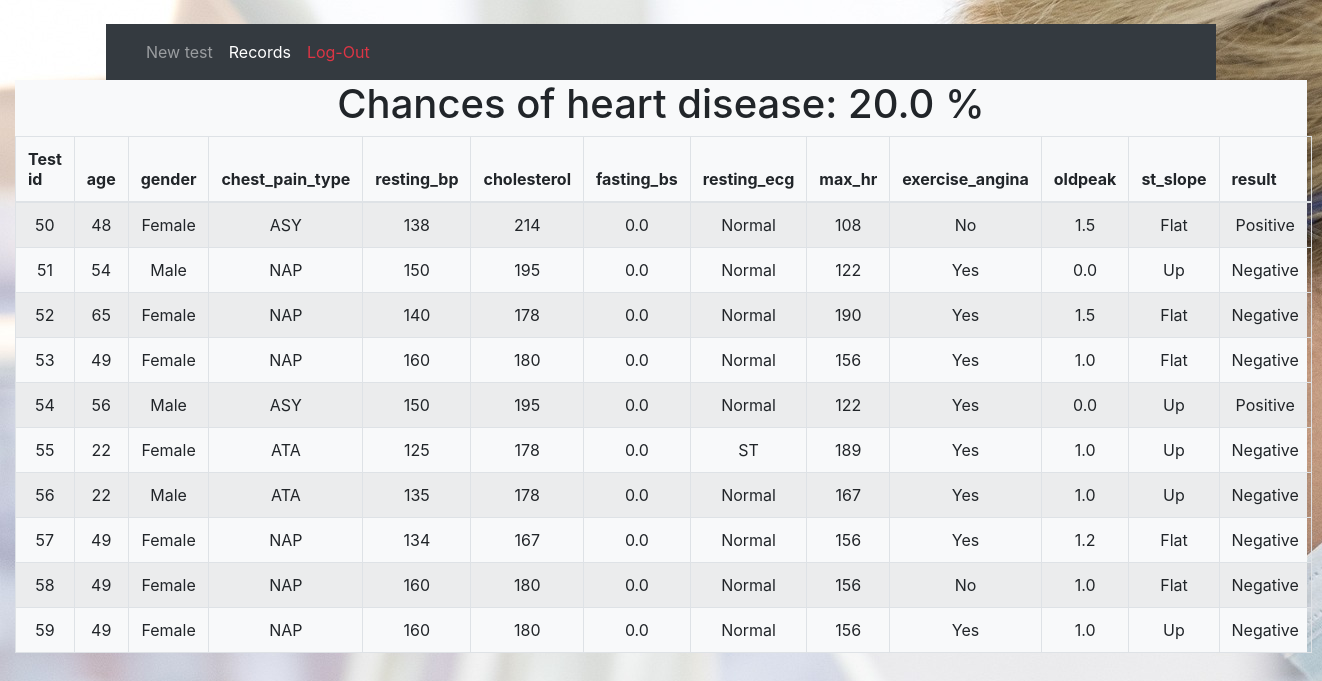
Page /useraccount?opt=records (signed in) on the committed database.
### models.py (models this page shows)
class Test(Base):
    __tablename__ = 'tests'
    id = Column(Integer, primary_key=True)
    user_id = Column(Integer, nullable=False)
    age = Column(Integer, nullable=False)
    gender = Column(String(10), nullable=False)
    chest_pain_type = Column(String(50), nullable=False)
    resting_bp = Column(Integer, nullable=False)
    cholesterol = Column(Integer, nullable=False)
    fasting_bs = Column(String(10), nullable=False)
    resting_ecg = Column(Integer, nullable=False)
    max_hr = Column(Integer, nullable=False)
    exercise_angina = Column(String(10), nullable=False)
    oldpeak = Column(Float, nullable=False)
    st_slope = Column(String(50), nullable=False)
    result = Column(Integer, nullable=False)
    created_at = Column(DateTime, nullable=True)
    def __repr__(self):
        return f'<Test(user_id={self.user_id}, age={self.age}, gender={self.gender}, result={self.result})>'

### app.py (the view)
@app.route('/useraccount')
def useraccount():
    if session['User'] is None:
        return redirect('/')
    opt = 'new_test'
    records = []
    ratio = 0
    if request.args.get('opt') == 'records' :
        opt = 'records'
        db_session = DbSession()
        user = db_session.query(User).filter(User.phone == session['User']).first()
        user_id = user.id
        res = db_session.commit()
        print(res)# Close the session
        records =  db_session.query(Test).filter(Test.user_id == user_id).all()
        print(records)
        totaltest = len(records)
        positive = len(db_session.query(Test).filter(Test.user_id == user_id).filter(Test.result == 1).all())
        db_session.close()
        if totaltest == 0:
            ratio = 0
        else:
            ratio = (positive/totaltest)*100;
    return render_template('account.html',active=opt, records = records, ratio = ratio)

### templates/account.html (shortened to what this page needs)
<html>
<head>
    <link rel="stylesheet" href="https://stackpath.bootstrapcdn.com/bootstrap/4.4.1/css/bootstrap.min.css">
</head>
<body background="static/doctor-563429_1920.jpg">
<div class="container">
	<nav class="navbar navbar-expand-lg navbar navbar-dark bg-dark">
	  <div class="collapse navbar-collapse" id="navbarTogglerDemo02">
		<ul class="navbar-nav mr-auto mt-2 mt-lg-0">
		  <li class="nav-item {%if active== 'new_test'%} active{%endif%}">
			<a class="nav-link" href="?opt=new_test">New test</span></a>
		  </li>
		  <li class="nav-item {%if active== 'records'%} active{%endif%}">
			<a class="nav-link" href="?opt=records">Records</span></a>
		  </li>
		  <li class="nav-item">
			<a class="nav-link text-danger" href="/logout">Log-Out</a>
		  </li>
		</ul>
	  </div>
	</nav>
</div>
	{%if active== 'records'%}
	<div class="container-fluid">
	<div class="table-scrol bg-light">
		 <h1 align="center">Chances of heart disease: {{ratio}} %</h1>
			<table class="table table-bordered table-hover table-striped" >
				<thead>
				<tr>
					<th>Test id</th>
					<th>age</th>
					<th>gender</th>
					<th>chest_pain_type</th>
					<th>resting_bp</th>
					<th>cholesterol</th>
					<th>fasting_bs</th>
					<th>resting_ecg</th>
					<th>max_hr</th>
					<th>exercise_angina</th>
					<th>oldpeak</th>
					<th>st_slope</th>
					<th>result</th>
				</tr>
				</thead>
				{%for record in records%}
				<tr>
					<td align="center">{{record.id}}</td>
					<td align="center">{{record.age}}</td>
					<td align="center">{{record.gender}}</td>
					<td align="center">{{record.chest_pain_type}}</td>
					<td align="center">{{record.resting_bp}}</td>
					<td align="center">{{record.cholesterol}}</td>
					<td align="center">{{record.fasting_bs}}</td>
					<td align="center">{{record.resting_ecg}}</td>
					<td align="center">{{record.max_hr}}</td>
					<td align="center">{{record.exercise_angina}}</td>
					<td align="center">{{record.oldpeak}}</td>
					<td align="center">{{record.st_slope}}</td>
					<td align="center">{% if record.result == 1 %} Positive {%else %} Negative {%endif%}</td>
				</tr>
				{%endfor%}
			</table>
	</div>
</div>
	{%endif%}
</body>
</html>

### rows in the picture
Test: id "50", age "48", gender "Female", chest_pain_type "ASY", resting_bp "138", cholesterol "214", fasting_bs "0.0", resting_ecg "Normal", max_hr "108", exercise_angina "No", oldpeak "1.5", st_slope "Flat", result "Positive"
Test: id "51", age "54", gender "Male", chest_pain_type "NAP", resting_bp "150", cholesterol "195", fasting_bs "0.0", resting_ecg "Normal", max_hr "122", exercise_angina "Yes", oldpeak "0.0", st_slope "Up", result "Negative"
Test: id "52", age "65", gender "Female", chest_pain_type "NAP", resting_bp "140", cholesterol "178", fasting_bs "0.0", resting_ecg "Normal", max_hr "190", exercise_angina "Yes", oldpeak "1.5", st_slope "Flat", result "Negative"
Test: id "53", age "49", gender "Female", chest_pain_type "NAP", resting_bp "160", cholesterol "180", fasting_bs "0.0", resting_ecg "Normal", max_hr "156", exercise_angina "Yes", oldpeak "1.0", st_slope "Flat", result "Negative"
Test: id "54", age "56", gender "Male", chest_pain_type "ASY", resting_bp "150", cholesterol "195", fasting_bs "0.0", resting_ecg "Normal", max_hr "122", exercise_angina "Yes", oldpeak "0.0", st_slope "Up", result "Positive"
Test: id "55", age "22", gender "Female", chest_pain_type "ATA", resting_bp "125", cholesterol "178", fasting_bs "0.0", resting_ecg "ST", max_hr "189", exercise_angina "Yes", oldpeak "1.0", st_slope "Up", result "Negative"
Test: id "56", age "22", gender "Male", chest_pain_type "ATA", resting_bp "135", cholesterol "178", fasting_bs "0.0", resting_ecg "Normal", max_hr "167", exercise_angina "Yes", oldpeak "1.0", st_slope "Up", result "Negative"
Test: id "57", age "49", gender "Female", chest_pain_type "NAP", resting_bp "134", cholesterol "167", fasting_bs "0.0", resting_ecg "Normal", max_hr "156", exercise_angina "Yes", oldpeak "1.2", st_slope "Flat", result "Negative"
Test: id "58", age "49", gender "Female", chest_pain_type "NAP", resting_bp "160", cholesterol "180", fasting_bs "0.0", resting_ecg "Normal", max_hr "156", exercise_angina "No", oldpeak "1.0", st_slope "Flat", result "Negative"
Test: id "59", age "49", gender "Female", chest_pain_type "NAP", resting_bp "160", cholesterol "180", fasting_bs "0.0", resting_ecg "Normal", max_hr "156", exercise_angina "Yes", oldpeak "1.0", st_slope "Up", result "Negative"

### other values in the picture
{{ ratio }} "20.0"
